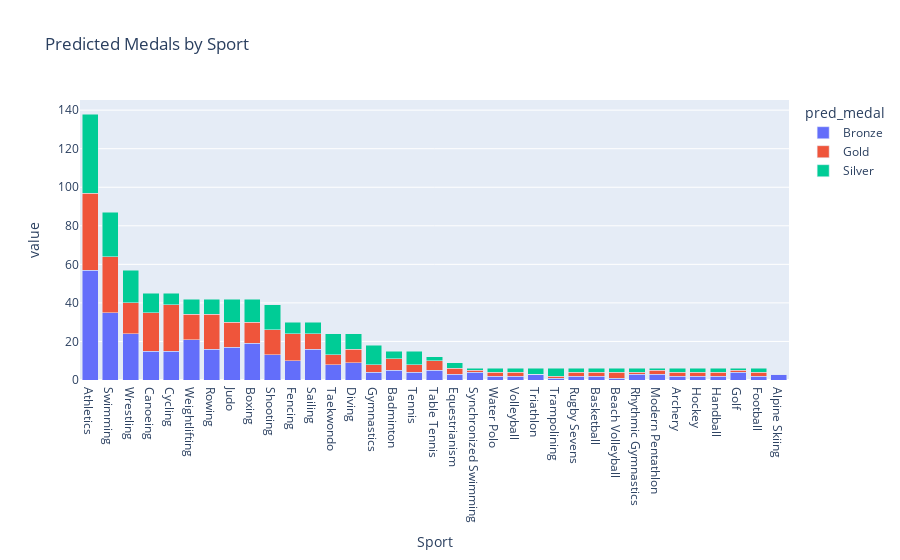

Notebook code cell kept with this figure:
### Code cell
medals_by_sport = df.groupby(['Sport', 'pred_medal']).size().unstack().fillna(0)
medals_by_sport_sorted = medals_by_sport.sum(axis=1).sort_values(ascending=False).index
medals_by_sport_sorted_df = medals_by_sport.loc[medals_by_sport_sorted]

# Plot predicted medals by sport (sorted)
fig = px.bar(medals_by_sport_sorted_df, title='Predicted Medals by Sport', barmode='stack')
fig.show()

### Figure 1 — Plotly figure (JSON) as saved in the notebook; plotly's stock layout.template omitted (floating-point values rounded to 4 significant figures)
{"data": [{"alignmentgroup": "True", "hovertemplate": "pred_medal=Bronze<br>Sport=%{x}<br>value=%{y}<extra></extra>", "legendgroup": "Bronze", "marker": {"color": "#636efa", "pattern": {"shape": ""}}, "name": "Bronze", "offsetgroup": "Bronze", "orientation": "v", "showlegend": true, "textposition": "auto", "type": "bar", "x": ["Athletics", "Swimming", "Wrestling", "Canoeing", "Cycling", "Weightlifting", "Rowing", "Judo", "Boxing", "Shooting", "Fencing", "Sailing", "Taekwondo", "Diving", "Gymnastics", "Badminton", "Tennis", "Table Tennis", "Equestrianism", "Synchronized Swimming", "Water Polo", "Volleyball", "Triathlon", "Trampolining", "Rugby Sevens", "Basketball", "Beach Volleyball", "Rhythmic Gymnastics", "Modern Pentathlon", "Archery", "Hockey", "Handball", "Golf", "Football", "Alpine Skiing"], "xaxis": "x", "y": [57, 35, 24, 15, 15, 21, 16, 17, 19, 13, 10, 16, 8, 9, 4, 5, 4, 5, 3, 4, 2, 2, 3, 1, 2, 2, 1, 3, 3, 2, 2, 2, 4, 2, 3], "yaxis": "y"}, {"alignmentgroup": "True", "hovertemplate": "pred_medal=Gold<br>Sport=%{x}<br>value=%{y}<extra></extra>", "legendgroup": "Gold", "marker": {"color": "#EF553B", "pattern": {"shape": ""}}, "name": "Gold", "offsetgroup": "Gold", "orientation": "v", "showlegend": true, "textposition": "auto", "type": "bar", "x": ["Athletics", "Swimming", "Wrestling", "Canoeing", "Cycling", "Weightlifting", "Rowing", "Judo", "Boxing", "Shooting", "Fencing", "Sailing", "Taekwondo", "Diving", "Gymnastics", "Badminton", "Tennis", "Table Tennis", "Equestrianism", "Synchronized Swimming", "Water Polo", "Volleyball", "Triathlon", "Trampolining", "Rugby Sevens", "Basketball", "Beach Volleyball", "Rhythmic Gymnastics", "Modern Pentathlon", "Archery", "Hockey", "Handball", "Golf", "Football", "Alpine Skiing"], "xaxis": "x", "y": [40, 29, 16, 20, 24, 13, 18, 13, 11, 13, 14, 8, 5, 7, 4, 6, 4, 5, 3, 1, 2, 2, 0, 1, 2, 2, 3, 1, 2, 2, 2, 2, 1, 2, 0], "yaxis": "y"}, {"alignmentgroup": "True", "hovertemplate": "pred_medal=Silver<br>Sport=%{x}<br>value=%{y}<extra></extra>", "legendgroup": "Silver", "marker": {"color": "#00cc96", "pattern": {"shape": ""}}, "name": "Silver", "offsetgroup": "Silver", "orientation": "v", "showlegend": true, "textposition": "auto", "type": "bar", "x": ["Athletics", "Swimming", "Wrestling", "Canoeing", "Cycling", "Weightlifting", "Rowing", "Judo", "Boxing", "Shooting", "Fencing", "Sailing", "Taekwondo", "Diving", "Gymnastics", "Badminton", "Tennis", "Table Tennis", "Equestrianism", "Synchronized Swimming", "Water Polo", "Volleyball", "Triathlon", "Trampolining", "Rugby Sevens", "Basketball", "Beach Volleyball", "Rhythmic Gymnastics", "Modern Pentathlon", "Archery", "Hockey", "Handball", "Golf", "Football", "Alpine Skiing"], "xaxis": "x", "y": [41, 23, 17, 10, 6, 8, 8, 12, 12, 13, 6, 6, 11, 8, 10, 4, 7, 2, 3, 1, 2, 2, 3, 4, 2, 2, 2, 2, 1, 2, 2, 2, 1, 2, 0], "yaxis": "y"}], "layout": {"barmode": "stack", "legend": {"title": {"text": "pred_medal"}, "tracegroupgap": 0}, "title": {"text": "Predicted Medals by Sport"}, "xaxis": {"anchor": "y", "domain": [0, 1], "title": {"text": "Sport"}}, "yaxis": {"anchor": "x", "domain": [0, 1], "title": {"text": "value"}}}}
